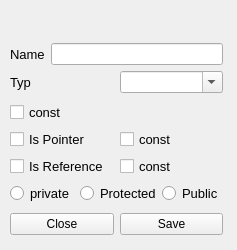
<?xml version="1.0" encoding="UTF-8"?>
<ui version="4.0">
 <class>AttributeWidget</class>
 <widget class="QWidget" name="AttributeWidget">
  <property name="geometry">
   <rect>
    <x>0</x>
    <y>0</y>
    <width>237</width>
    <height>250</height>
   </rect>
  </property>
  <property name="windowTitle">
   <string>Form</string>
  </property>
  <widget class="QWidget" name="layoutWidget">
   <property name="geometry">
    <rect>
     <x>0</x>
     <y>0</y>
     <width>2</width>
     <height>2</height>
    </rect>
   </property>
   <layout class="QVBoxLayout" name="verticalLayout_3"/>
  </widget>
  <widget class="QSplitter" name="splitter">
   <property name="geometry">
    <rect>
     <x>0</x>
     <y>0</y>
     <width>0</width>
     <height>0</height>
    </rect>
   </property>
   <property name="orientation">
    <enum>Qt::Horizontal</enum>
   </property>
  </widget>
  <widget class="QWidget" name="layoutWidget">
   <property name="geometry">
    <rect>
     <x>10</x>
     <y>40</y>
     <width>213</width>
     <height>199</height>
    </rect>
   </property>
   <layout class="QVBoxLayout" name="verticalLayout_4">
    <item>
     <layout class="QGridLayout" name="gridLayout_4">
      <item row="0" column="0">
       <layout class="QHBoxLayout" name="horizontalLayout_6">
        <item>
         <widget class="QLabel" name="nameLabel">
          <property name="font">
           <font>
            <pointsize>10</pointsize>
           </font>
          </property>
          <property name="text">
           <string>Name</string>
          </property>
         </widget>
        </item>
        <item>
         <widget class="QLineEdit" name="lineEdit_Name"/>
        </item>
       </layout>
      </item>
      <item row="1" column="0">
       <layout class="QHBoxLayout" name="horizontalLayout">
        <item>
         <widget class="QLabel" name="labelTyp">
          <property name="font">
           <font>
            <pointsize>10</pointsize>
           </font>
          </property>
          <property name="text">
           <string>Typ</string>
          </property>
         </widget>
        </item>
        <item>
         <widget class="QComboBox" name="comboBox_Type">
          <property name="enabled">
           <bool>true</bool>
          </property>
          <property name="sizePolicy">
           <sizepolicy hsizetype="Preferred" vsizetype="Maximum">
            <horstretch>0</horstretch>
            <verstretch>0</verstretch>
           </sizepolicy>
          </property>
          <property name="autoFillBackground">
           <bool>false</bool>
          </property>
          <property name="editable">
           <bool>true</bool>
          </property>
         </widget>
        </item>
       </layout>
      </item>
     </layout>
    </item>
    <item>
     <layout class="QVBoxLayout" name="verticalLayout_2">
      <item>
       <layout class="QVBoxLayout" name="verticalLayout">
        <item>
         <widget class="QCheckBox" name="checkBox_AttributeConst">
          <property name="font">
           <font>
            <pointsize>10</pointsize>
           </font>
          </property>
          <property name="layoutDirection">
           <enum>Qt::LeftToRight</enum>
          </property>
          <property name="text">
           <string>const</string>
          </property>
         </widget>
        </item>
        <item>
         <layout class="QHBoxLayout" name="horizontalLayout_4">
          <item>
           <widget class="QCheckBox" name="checkBox_AttributePointer">
            <property name="font">
             <font>
              <pointsize>10</pointsize>
             </font>
            </property>
            <property name="layoutDirection">
             <enum>Qt::LeftToRight</enum>
            </property>
            <property name="autoFillBackground">
             <bool>false</bool>
            </property>
            <property name="text">
             <string>Is Pointer</string>
            </property>
            <property name="tristate">
             <bool>false</bool>
            </property>
           </widget>
          </item>
          <item>
           <widget class="QCheckBox" name="checkBox_MemoryPointerConst">
            <property name="font">
             <font>
              <pointsize>10</pointsize>
             </font>
            </property>
            <property name="layoutDirection">
             <enum>Qt::LeftToRight</enum>
            </property>
            <property name="text">
             <string>const</string>
            </property>
           </widget>
          </item>
         </layout>
        </item>
       </layout>
      </item>
      <item>
       <layout class="QHBoxLayout" name="horizontalLayout_5">
        <item>
         <widget class="QCheckBox" name="checkBox_AttributeReference">
          <property name="minimumSize">
           <size>
            <width>95</width>
            <height>0</height>
           </size>
          </property>
          <property name="font">
           <font>
            <pointsize>10</pointsize>
           </font>
          </property>
          <property name="layoutDirection">
           <enum>Qt::LeftToRight</enum>
          </property>
          <property name="text">
           <string>Is Reference</string>
          </property>
          <property name="tristate">
           <bool>false</bool>
          </property>
         </widget>
        </item>
        <item>
         <widget class="QCheckBox" name="checkBox_MemoryReferenceConst">
          <property name="font">
           <font>
            <pointsize>10</pointsize>
           </font>
          </property>
          <property name="text">
           <string>const</string>
          </property>
         </widget>
        </item>
       </layout>
      </item>
      <item>
       <layout class="QHBoxLayout" name="horizontalLayout_3">
        <item>
         <widget class="QRadioButton" name="radioButton_Private">
          <property name="font">
           <font>
            <pointsize>10</pointsize>
           </font>
          </property>
          <property name="contextMenuPolicy">
           <enum>Qt::NoContextMenu</enum>
          </property>
          <property name="layoutDirection">
           <enum>Qt::LeftToRight</enum>
          </property>
          <property name="text">
           <string>private</string>
          </property>
          <property name="autoExclusive">
           <bool>true</bool>
          </property>
         </widget>
        </item>
        <item>
         <widget class="QRadioButton" name="radioButton_Protected">
          <property name="font">
           <font>
            <pointsize>10</pointsize>
           </font>
          </property>
          <property name="text">
           <string>Protected</string>
          </property>
         </widget>
        </item>
        <item>
         <widget class="QRadioButton" name="radioButton_Public">
          <property name="font">
           <font>
            <pointsize>10</pointsize>
           </font>
          </property>
          <property name="text">
           <string>Public</string>
          </property>
         </widget>
        </item>
       </layout>
      </item>
     </layout>
    </item>
    <item>
     <layout class="QHBoxLayout" name="horizontalLayout_2">
      <item>
       <widget class="QPushButton" name="pushButton__Close">
        <property name="text">
         <string>Close</string>
        </property>
       </widget>
      </item>
      <item>
       <widget class="QPushButton" name="pushButton_Save">
        <property name="text">
         <string>Save</string>
        </property>
       </widget>
      </item>
      <item>
       <spacer name="horizontalSpacer">
        <property name="orientation">
         <enum>Qt::Horizontal</enum>
        </property>
        <property name="sizeType">
         <enum>QSizePolicy::Fixed</enum>
        </property>
        <property name="sizeHint" stdset="0">
         <size>
          <width>0</width>
          <height>0</height>
         </size>
        </property>
       </spacer>
      </item>
     </layout>
    </item>
   </layout>
  </widget>
  <zorder>splitter</zorder>
  <zorder>layoutWidget</zorder>
  <zorder>layoutWidget</zorder>
 </widget>
 <resources/>
 <connections/>
</ui>
